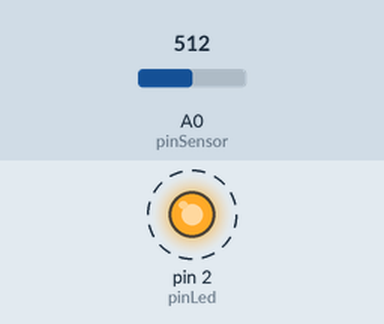
A sketch run on a simulated Arduino Uno, built with avr-gcc and run on an emulated ATmega328P. Parts: output pins drawn as LEDs (lit = HIGH). Dashed ring = blinking. The test bench sets the inputs (shaded band); at power-on: A0 (pinSensor) = 512. What the sketch prints to the serial monitor is not drawn.

Above: at 0.5 s.
Timing chart, 0 to 3.0 s (numbered marks = the images above):
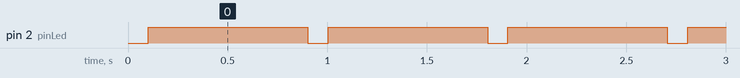

The sketch:

iot_analog.ino
```cpp
#define pinSensor	0
#define pinLed		2
#define Offset		0.00

unsigned long int valorTotal;

void setup(){
	pinMode(pinLed, OUTPUT);
	Serial.begin(9600);
	Serial.println("Listo");
}

void loop(){
	int buf[10];
	for(int i=0; i<10; i++){
	    buf[i] = analogRead(pinSensor);
	    delay(10);
	}

	for(int i=0; i<9; i++){
	    for(int j=i+1; j<10; j++){
	        if(buf[i]>buf[j]){
	        	int temp = buf[i];
	        	buf[i] = buf[j];
	        	buf[j] = temp;
	        }
	    }
	}

	valorTotal = 0;

	for(int i=2; i<8; i++){
	    valorTotal += buf[i];
	}

	float valorPh = (float)valorTotal*3.3/1024/6;

	valorPh = 3.5*valorPh+Offset;

	Serial.print("Valor del Ph: ");
	Serial.println(valorPh);
	digitalWrite(pinLed, HIGH);
	delay(800);
	digitalWrite(pinLed, LOW);
}
```

Measured:
- by itself, pin 2 (pinLed): alternates HIGH for 0.80 s and LOW for 0.10 s
